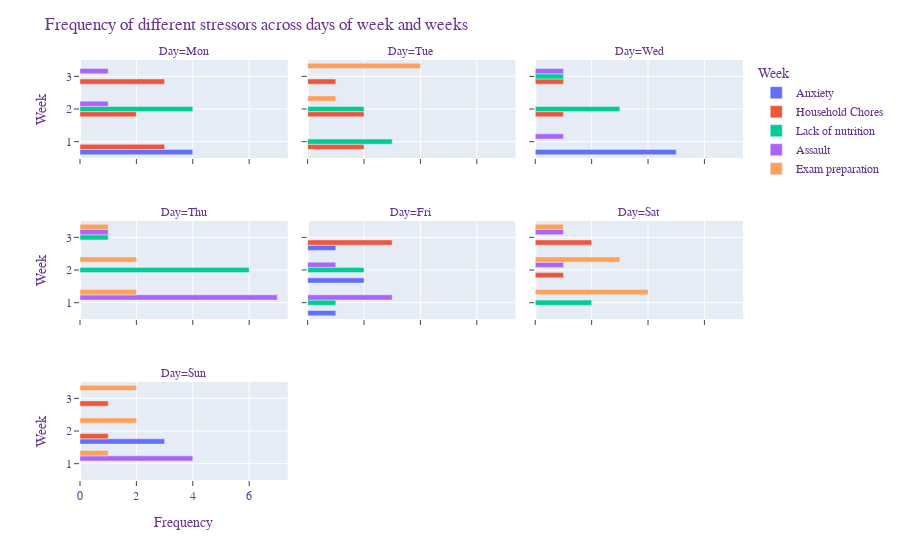

The code cell stored with this chart in its notebook:
### Code cell
import plotly.express as px
import plotly.graph_objects as go
import pandas as pd
# df = pd.read_csv("stressed_minutes_week - Sheet1.csv")
cats = [ 'Mon', 'Tue', 'Wed', 'Thu', 'Fri', 'Sat', 'Sun']
temp3=df.groupby(['Week','Day','Stressors'], as_index=False)['Frequency'].sum()
# week=df["Time of day"].values.tolist()
temp3["Week"] = temp3.Week.astype("category")
temp3['Day'] = pd.Categorical(temp3['Day'], categories=cats, ordered=True)
temp3 = temp3.sort_values(['Week','Day'])
# time=df["Stressed minutes"].values.tolist()
# week1=df["Week"].values.tolist()
fig11 = px.bar(temp3, x="Frequency", y="Week", facet_col="Day", orientation='h',
             color="Stressors",labels="Stressors",facet_col_spacing=0.03,facet_row_spacing=0.15,facet_col_wrap=3,
              category_orders={"Day":cats}
            )
fig11.update_layout(barmode='group')
# fig.update_yaxes(matches=None)
fig11.update_yaxes( secondary_y=False)
# fig7.update_xaxes( secondary_x=False)
# fig9.update_layout(showlegend=False)
fig11.update_xaxes(showgrid=True, ticks="outside")
fig11.update_yaxes(showgrid=True, ticks="outside")
fig11.update_yaxes(type='category')
fig11.update_layout(
    
    xaxis_title="Frequency",
    title="Frequency of different stressors across days of week and weeks",
    legend_title="Week",
    font=dict(
        family="Courier New, monospace",
        size=12,
        color="RebeccaPurple"
    )
)
fig11.show()

### Figure 1 — Plotly figure (JSON) as saved in the notebook; plotly's stock layout.template omitted (floating-point values rounded to 4 significant figures)
{"data": [{"alignmentgroup": "True", "hovertemplate": "Stressors=Anxiety<br>Day=Mon<br>Frequency=%{x}<br>Week=%{y}<extra></extra>", "legendgroup": "Anxiety", "marker": {"color": "#636efa"}, "name": "Anxiety", "offsetgroup": "Anxiety", "orientation": "h", "showlegend": true, "textposition": "auto", "type": "bar", "x": [4], "xaxis": "x7", "y": [1], "yaxis": "y7"}, {"alignmentgroup": "True", "hovertemplate": "Stressors=Anxiety<br>Day=Wed<br>Frequency=%{x}<br>Week=%{y}<extra></extra>", "legendgroup": "Anxiety", "marker": {"color": "#636efa"}, "name": "Anxiety", "offsetgroup": "Anxiety", "orientation": "h", "showlegend": false, "textposition": "auto", "type": "bar", "x": [5], "xaxis": "x9", "y": [1], "yaxis": "y9"}, {"alignmentgroup": "True", "hovertemplate": "Stressors=Anxiety<br>Day=Fri<br>Frequency=%{x}<br>Week=%{y}<extra></extra>", "legendgroup": "Anxiety", "marker": {"color": "#636efa"}, "name": "Anxiety", "offsetgroup": "Anxiety", "orientation": "h", "showlegend": false, "textposition": "auto", "type": "bar", "x": [1, 2, 1], "xaxis": "x5", "y": [1, 2, 3], "yaxis": "y5"}, {"alignmentgroup": "True", "hovertemplate": "Stressors=Anxiety<br>Day=Sun<br>Frequency=%{x}<br>Week=%{y}<extra></extra>", "legendgroup": "Anxiety", "marker": {"color": "#636efa"}, "name": "Anxiety", "offsetgroup": "Anxiety", "orientation": "h", "showlegend": false, "textposition": "auto", "type": "bar", "x": [3], "xaxis": "x", "y": [2], "yaxis": "y"}, {"alignmentgroup": "True", "hovertemplate": "Stressors=Household Chores<br>Day=Mon<br>Frequency=%{x}<br>Week=%{y}<extra></extra>", "legendgroup": "Household Chores", "marker": {"color": "#EF553B"}, "name": "Household Chores", "offsetgroup": "Household Chores", "orientation": "h", "showlegend": true, "textposition": "auto", "type": "bar", "x": [3, 2, 3], "xaxis": "x7", "y": [1, 2, 3], "yaxis": "y7"}, {"alignmentgroup": "True", "hovertemplate": "Stressors=Household Chores<br>Day=Tue<br>Frequency=%{x}<br>Week=%{y}<extra></extra>", "legendgroup": "Household Chores", "marker": {"color": "#EF553B"}, "name": "Household Chores", "offsetgroup": "Household Chores", "orientation": "h", "showlegend": false, "textposition": "auto", "type": "bar", "x": [2, 2, 1], "xaxis": "x8", "y": [1, 2, 3], "yaxis": "y8"}, {"alignmentgroup": "True", "hovertemplate": "Stressors=Household Chores<br>Day=Wed<br>Frequency=%{x}<br>Week=%{y}<extra></extra>", "legendgroup": "Household Chores", "marker": {"color": "#EF553B"}, "name": "Household Chores", "offsetgroup": "Household Chores", "orientation": "h", "showlegend": false, "textposition": "auto", "type": "bar", "x": [1, 1], "xaxis": "x9", "y": [2, 3], "yaxis": "y9"}, {"alignmentgroup": "True", "hovertemplate": "Stressors=Household Chores<br>Day=Fri<br>Frequency=%{x}<br>Week=%{y}<extra></extra>", "legendgroup": "Household Chores", "marker": {"color": "#EF553B"}, "name": "Household Chores", "offsetgroup": "Household Chores", "orientation": "h", "showlegend": false, "textposition": "auto", "type": "bar", "x": [3], "xaxis": "x5", "y": [3], "yaxis": "y5"}, {"alignmentgroup": "True", "hovertemplate": "Stressors=Household Chores<br>Day=Sat<br>Frequency=%{x}<br>Week=%{y}<extra></extra>", "legendgroup": "Household Chores", "marker": {"color": "#EF553B"}, "name": "Household Chores", "offsetgroup": "Household Chores", "orientation": "h", "showlegend": false, "textposition": "auto", "type": "bar", "x": [1, 2], "xaxis": "x6", "y": [2, 3], "yaxis": "y6"}, {"alignmentgroup": "True", "hovertemplate": "Stressors=Household Chores<br>Day=Sun<br>Frequency=%{x}<br>Week=%{y}<extra></extra>", "legendgroup": "Household Chores", "marker": {"color": "#EF553B"}, "name": "Household Chores", "offsetgroup": "Household Chores", "orientation": "h", "showlegend": false, "textposition": "auto", "type": "bar", "x": [1, 1], "xaxis": "x", "y": [2, 3], "yaxis": "y"}, {"alignmentgroup": "True", "hovertemplate": "Stressors=Lack of nutrition<br>Day=Mon<br>Frequency=%{x}<br>Week=%{y}<extra></extra>", "legendgroup": "Lack of nutrition", "marker": {"color": "#00cc96"}, "name": "Lack of nutrition", "offsetgroup": "Lack of nutrition", "orientation": "h", "showlegend": true, "textposition": "auto", "type": "bar", "x": [4], "xaxis": "x7", "y": [2], "yaxis": "y7"}, {"alignmentgroup": "True", "hovertemplate": "Stressors=Lack of nutrition<br>Day=Tue<br>Frequency=%{x}<br>Week=%{y}<extra></extra>", "legendgroup": "Lack of nutrition", "marker": {"color": "#00cc96"}, "name": "Lack of nutrition", "offsetgroup": "Lack of nutrition", "orientation": "h", "showlegend": false, "textposition": "auto", "type": "bar", "x": [3, 2], "xaxis": "x8", "y": [1, 2], "yaxis": "y8"}, {"alignmentgroup": "True", "hovertemplate": "Stressors=Lack of nutrition<br>Day=Wed<br>Frequency=%{x}<br>Week=%{y}<extra></extra>", "legendgroup": "Lack of nutrition", "marker": {"color": "#00cc96"}, "name": "Lack of nutrition", "offsetgroup": "Lack of nutrition", "orientation": "h", "showlegend": false, "textposition": "auto", "type": "bar", "x": [3, 1], "xaxis": "x9", "y": [2, 3], "yaxis": "y9"}, {"alignmentgroup": "True", "hovertemplate": "Stressors=Lack of nutrition<br>Day=Thu<br>Frequency=%{x}<br>Week=%{y}<extra></extra>", "legendgroup": "Lack of nutrition", "marker": {"color": "#00cc96"}, "name": "Lack of nutrition", "offsetgroup": "Lack of nutrition", "orientation": "h", "showlegend": false, "textposition": "auto", "type": "bar", "x": [6, 1], "xaxis": "x4", "y": [2, 3], "yaxis": "y4"}, {"alignmentgroup": "True", "hovertemplate": "Stressors=Lack of nutrition<br>Day=Fri<br>Frequency=%{x}<br>Week=%{y}<extra></extra>", "legendgroup": "Lack of nutrition", "marker": {"color": "#00cc96"}, "name": "Lack of nutrition", "offsetgroup": "Lack of nutrition", "orientation": "h", "showlegend": false, "textposition": "auto", "type": "bar", "x": [1, 2], "xaxis": "x5", "y": [1, 2], "yaxis": "y5"}, {"alignmentgroup": "True", "hovertemplate": "Stressors=Lack of nutrition<br>Day=Sat<br>Frequency=%{x}<br>Week=%{y}<extra></extra>", "legendgroup": "Lack of nutrition", "marker": {"color": "#00cc96"}, "name": "Lack of nutrition", "offsetgroup": "Lack of nutrition", "orientation": "h", "showlegend": false, "textposition": "auto", "type": "bar", "x": [2], "xaxis": "x6", "y": [1], "yaxis": "y6"}, {"alignmentgroup": "True", "hovertemplate": "Stressors=Assault<br>Day=Mon<br>Frequency=%{x}<br>Week=%{y}<extra></extra>", "legendgroup": "Assault", "marker": {"color": "#ab63fa"}, "name": "Assault", "offsetgroup": "Assault", "orientation": "h", "showlegend": true, "textposition": "auto", "type": "bar", "x": [1, 1], "xaxis": "x7", "y": [2, 3], "yaxis": "y7"}, {"alignmentgroup": "True", "hovertemplate": "Stressors=Assault<br>Day=Wed<br>Frequency=%{x}<br>Week=%{y}<extra></extra>", "legendgroup": "Assault", "marker": {"color": "#ab63fa"}, "name": "Assault", "offsetgroup": "Assault", "orientation": "h", "showlegend": false, "textposition": "auto", "type": "bar", "x": [1, 1], "xaxis": "x9", "y": [1, 3], "yaxis": "y9"}, {"alignmentgroup": "True", "hovertemplate": "Stressors=Assault<br>Day=Thu<br>Frequency=%{x}<br>Week=%{y}<extra></extra>", "legendgroup": "Assault", "marker": {"color": "#ab63fa"}, "name": "Assault", "offsetgroup": "Assault", "orientation": "h", "showlegend": false, "textposition": "auto", "type": "bar", "x": [7, 1], "xaxis": "x4", "y": [1, 3], "yaxis": "y4"}, {"alignmentgroup": "True", "hovertemplate": "Stressors=Assault<br>Day=Fri<br>Frequency=%{x}<br>Week=%{y}<extra></extra>", "legendgroup": "Assault", "marker": {"color": "#ab63fa"}, "name": "Assault", "offsetgroup": "Assault", "orientation": "h", "showlegend": false, "textposition": "auto", "type": "bar", "x": [3, 1], "xaxis": "x5", "y": [1, 2], "yaxis": "y5"}, {"alignmentgroup": "True", "hovertemplate": "Stressors=Assault<br>Day=Sat<br>Frequency=%{x}<br>Week=%{y}<extra></extra>", "legendgroup": "Assault", "marker": {"color": "#ab63fa"}, "name": "Assault", "offsetgroup": "Assault", "orientation": "h", "showlegend": false, "textposition": "auto", "type": "bar", "x": [1, 1], "xaxis": "x6", "y": [2, 3], "yaxis": "y6"}, {"alignmentgroup": "True", "hovertemplate": "Stressors=Assault<br>Day=Sun<br>Frequency=%{x}<br>Week=%{y}<extra></extra>", "legendgroup": "Assault", "marker": {"color": "#ab63fa"}, "name": "Assault", "offsetgroup": "Assault", "orientation": "h", "showlegend": false, "textposition": "auto", "type": "bar", "x": [4], "xaxis": "x", "y": [1], "yaxis": "y"}, {"alignmentgroup": "True", "hovertemplate": "Stressors=Exam preparation<br>Day=Tue<br>Frequency=%{x}<br>Week=%{y}<extra></extra>", "legendgroup": "Exam preparation", "marker": {"color": "#FFA15A"}, "name": "Exam preparation", "offsetgroup": "Exam preparation", "orientation": "h", "showlegend": true, "textposition": "auto", "type": "bar", "x": [1, 4], "xaxis": "x8", "y": [2, 3], "yaxis": "y8"}, {"alignmentgroup": "True", "hovertemplate": "Stressors=Exam preparation<br>Day=Thu<br>Frequency=%{x}<br>Week=%{y}<extra></extra>", "legendgroup": "Exam preparation", "marker": {"color": "#FFA15A"}, "name": "Exam preparation", "offsetgroup": "Exam preparation", "orientation": "h", "showlegend": false, "textposition": "auto", "type": "bar", "x": [2, 2, 1], "xaxis": "x4", "y": [1, 2, 3], "yaxis": "y4"}, {"alignmentgroup": "True", "hovertemplate": "Stressors=Exam preparation<br>Day=Sat<br>Frequency=%{x}<br>Week=%{y}<extra></extra>", "legendgroup": "Exam preparation", "marker": {"color": "#FFA15A"}, "name": "Exam preparation", "offsetgroup": "Exam preparation", "orientation": "h", "showlegend": false, "textposition": "auto", "type": "bar", "x": [4, 3, 1], "xaxis": "x6", "y": [1, 2, 3], "yaxis": "y6"}, {"alignmentgroup": "True", "hovertemplate": "Stressors=Exam preparation<br>Day=Sun<br>Frequency=%{x}<br>Week=%{y}<extra></extra>", "legendgroup": "Exam preparation", "marker": {"color": "#FFA15A"}, "name": "Exam preparation", "offsetgroup": "Exam preparation", "orientation": "h", "showlegend": false, "textposition": "auto", "type": "bar", "x": [1, 2, 2], "xaxis": "x", "y": [1, 2, 3], "yaxis": "y"}], "layout": {"annotations": [{"font": {}, "showarrow": false, "text": "Day=Sun", "x": 0.1567, "xanchor": "center", "xref": "paper", "y": 0.2333, "yanchor": "bottom", "yref": "paper"}, {"font": {}, "showarrow": false, "text": "Day=Thu", "x": 0.1567, "xanchor": "center", "xref": "paper", "y": 0.6167, "yanchor": "bottom", "yref": "paper"}, {"font": {}, "showarrow": false, "text": "Day=Fri", "x": 0.5, "xanchor": "center", "xref": "paper", "y": 0.6167, "yanchor": "bottom", "yref": "paper"}, {"font": {}, "showarrow": false, "text": "Day=Sat", "x": 0.8433, "xanchor": "center", "xref": "paper", "y": 0.6167, "yanchor": "bottom", "yref": "paper"}, {"font": {}, "showarrow": false, "text": "Day=Mon", "x": 0.1567, "xanchor": "center", "xref": "paper", "y": 1.0, "yanchor": "bottom", "yref": "paper"}, {"font": {}, "showarrow": false, "text": "Day=Tue", "x": 0.5, "xanchor": "center", "xref": "paper", "y": 1.0, "yanchor": "bottom", "yref": "paper"}, {"font": {}, "showarrow": false, "text": "Day=Wed", "x": 0.8433, "xanchor": "center", "xref": "paper", "y": 1.0, "yanchor": "bottom", "yref": "paper"}], "barmode": "group", "font": {"color": "RebeccaPurple", "family": "Courier New, monospace", "size": 12}, "legend": {"title": {"text": "Week"}, "tracegroupgap": 0}, "margin": {"t": 60}, "title": {"text": "Frequency of different stressors across days of week and weeks"}, "xaxis": {"anchor": "y", "domain": [0, 0.3133], "showgrid": true, "ticks": "outside", "title": {"text": "Frequency"}}, "xaxis2": {"anchor": "y2", "domain": [0.3433, 0.6567], "matches": "x", "showgrid": true, "ticks": "outside", "title": {"text": "Frequency"}}, "xaxis3": {"anchor": "y3", "domain": [0.6867, 1.0], "matches": "x", "showgrid": true, "ticks": "outside", "title": {"text": "Frequency"}}, "xaxis4": {"anchor": "y4", "domain": [0, 0.3133], "matches": "x", "showgrid": true, "showticklabels": false, "ticks": "outside"}, "xaxis5": {"anchor": "y5", "domain": [0.3433, 0.6567], "matches": "x", "showgrid": true, "showticklabels": false, "ticks": "outside"}, "xaxis6": {"anchor": "y6", "domain": [0.6867, 1.0], "matches": "x", "showgrid": true, "showticklabels": false, "ticks": "outside"}, "xaxis7": {"anchor": "y7", "domain": [0, 0.3133], "matches": "x", "showgrid": true, "showticklabels": false, "ticks": "outside"}, "xaxis8": {"anchor": "y8", "domain": [0.3433, 0.6567], "matches": "x", "showgrid": true, "showticklabels": false, "ticks": "outside"}, "xaxis9": {"anchor": "y9", "domain": [0.6867, 1.0], "matches": "x", "showgrid": true, "showticklabels": false, "ticks": "outside"}, "yaxis": {"anchor": "x", "domain": [0, 0.2333], "showgrid": true, "ticks": "outside", "title": {"text": "Week"}, "type": "category"}, "yaxis2": {"anchor": "x2", "domain": [0, 0.2333], "matches": "y", "showgrid": true, "showticklabels": false, "ticks": "outside", "type": "category"}, "yaxis3": {"anchor": "x3", "domain": [0, 0.2333], "matches": "y", "showgrid": true, "showticklabels": false, "ticks": "outside", "type": "category"}, "yaxis4": {"anchor": "x4", "domain": [0.3833, 0.6167], "matches": "y", "showgrid": true, "ticks": "outside", "title": {"text": "Week"}, "type": "category"}, "yaxis5": {"anchor": "x5", "domain": [0.3833, 0.6167], "matches": "y", "showgrid": true, "showticklabels": false, "ticks": "outside", "type": "category"}, "yaxis6": {"anchor": "x6", "domain": [0.3833, 0.6167], "matches": "y", "showgrid": true, "showticklabels": false, "ticks": "outside", "type": "category"}, "yaxis7": {"anchor": "x7", "domain": [0.7667, 1.0], "matches": "y", "showgrid": true, "ticks": "outside", "title": {"text": "Week"}, "type": "category"}, "yaxis8": {"anchor": "x8", "domain": [0.7667, 1.0], "matches": "y", "showgrid": true, "showticklabels": false, "ticks": "outside", "type": "category"}, "yaxis9": {"anchor": "x9", "domain": [0.7667, 1.0], "matches": "y", "showgrid": true, "showticklabels": false, "ticks": "outside", "type": "category"}}}
